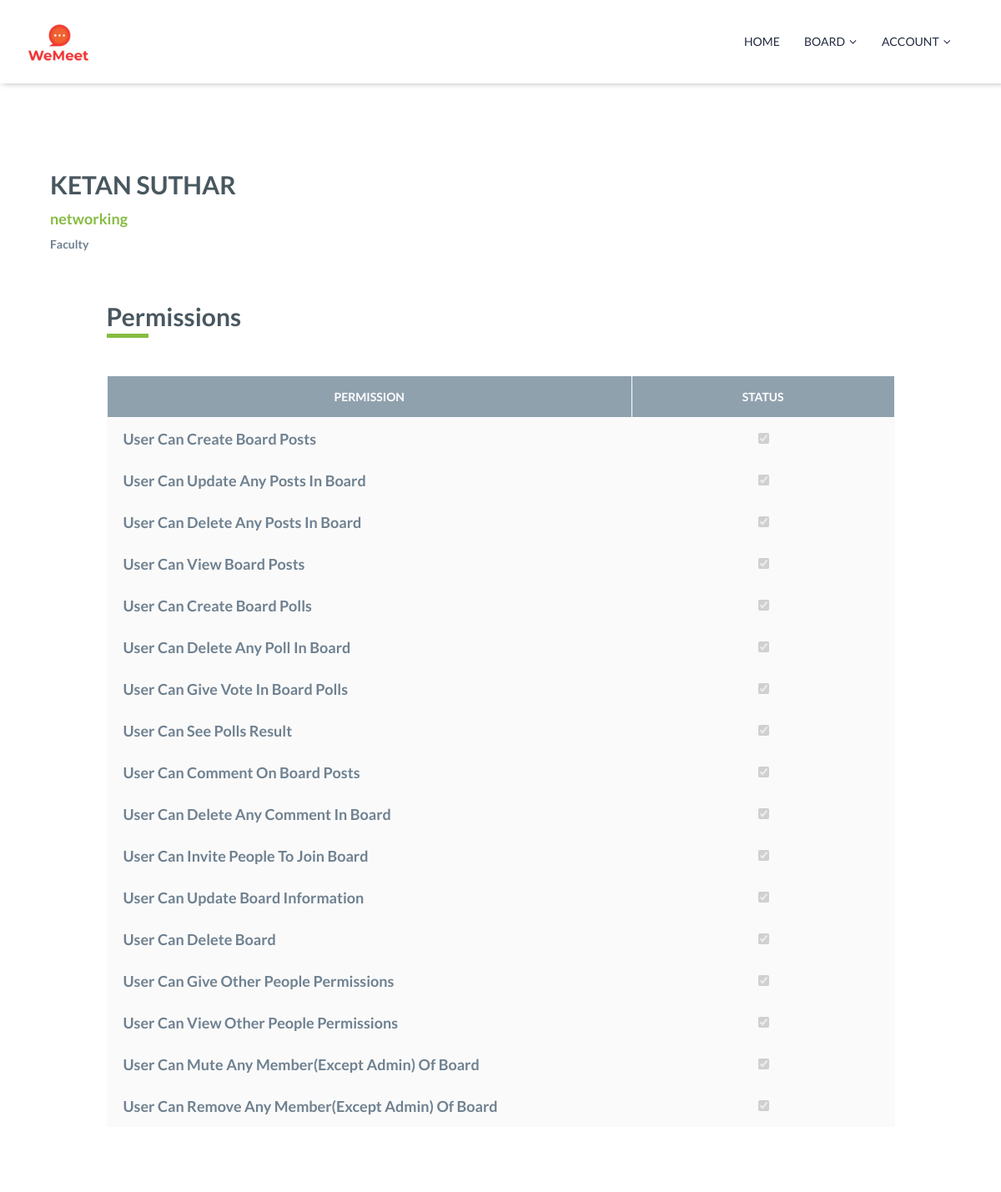
Screenshot of /board/people_board_details/8 (signed in) with the database file from the repository.
### board/models.py (models this page shows, shortened)
class BoardMembers(models.Model):
	boardId = models.ManyToManyField(Board)
	user = models.ManyToManyField(User)
	addedOn = models.DateTimeField()
	role = models.ForeignKey(Role, on_delete=models.PROTECT, null=True)
	isAdmin = models.BooleanField(default=False)
	isRemoved = models.BooleanField(default=False)
	isMuted = models.BooleanField(default=False)

class Board(models.Model):
	boardId = models.AutoField(primary_key=True)
	boardTitle = models.CharField(max_length=50)
	boardDescription = models.CharField(max_length=1000)
	createdBy = models.ForeignKey(User,
		on_delete=models.CASCADE)
	createdOn = models.DateTimeField()
	boardType = models.ForeignKey(BoardType,
		on_delete=models.CASCADE)
	isDeleted = models.BooleanField(default=0)
	token = models.CharField(max_length=6, default='')

class BoardMembersAccessRights(models.Model):
	boardMember = models.ForeignKey(BoardMembers, on_delete=models.CASCADE)
	accessRight = models.ManyToManyField(AccessRights)

### globaltables/models.py (models this page shows, shortened)
class Role(models.Model):
	boardTypeId = models.ForeignKey(BoardType, on_delete=models.CASCADE)
	roleId = models.AutoField(primary_key=True)
	role = models.CharField(max_length=20)

class AccessRights(models.Model):
	accessRightCode = models.CharField(max_length=30)
	accessRightDescription = models.CharField(max_length=100)
	def __str__(self):
		return self.accessRightDescription

### board/views.py (the view)
# urls.py: path('people_board_details/<int:boardMemberId>', views.PeopleBoardDetails.as_view(), name='people_board_details'),
@method_decorator(login_required, name='dispatch')
class PeopleBoardDetails(View):
	def get(self, request, boardMemberId):
		try:
			boardMember = BoardMembers.objects.get(pk = boardMemberId)
		except boardMember.DoesNotExist:
			boardMember = None
		accessRights = AccessRights.objects.all()
		board = BoardModel.objects.filter(boardId = boardMember.boardId.first().boardId).first()
		curr_user = request.user
		roles = Role.objects.filter(boardTypeId = board.boardType)
		roles = roles
		currRole = boardMember.role
		changeRole = []
		for role in roles:
			if role.roleId != currRole.roleId:
				changeRole.append(role)
		return render(request, 'board/peopleBoardDetails.html',
			{'boardMember':boardMember, 'accessRights':accessRights,
			'board':board, 'user':curr_user, 'roles': changeRole})

### board/templatetags/accessTags.py (called while the page is built)
@register.filter(name='getUsersAccessRights')
def getUsersAccessRights(board, user):
	usersRights = {}
	boardMember = BoardMembers.objects.filter(Q(boardId=board.boardId), Q(user=user.id)).first()
	currentRights = BoardMembersAccessRights.objects.filter(boardMember=boardMember.id)
	allRights = AccessRights.objects.all()
	for right in allRights:
		usersRights[right.accessRightCode] = 0
	for right in currentRights:
		usersRights[right.accessRight.first().accessRightCode] = 1
	return usersRights

### board/templatetags/hasAccessTags.py (called while the page is built)
@register.filter(name='hasAccess')
def hasAccess(currentAccesses, right):
	for accesse in currentAccesses:
		if accesse.accessRight.first().accessRightCode == right.accessRightCode:
			return True
	return False

@register.filter(name='currentAccesses')
def currentAccesses(boardMember):
	return BoardMembersAccessRights.objects.filter(boardMember = boardMember.id)

### globaltables/context_processors.py (called while the page is built)
def sections_processor(request):
    boardTypes = BoardType.objects.all()
    return {'boardTypes':boardTypes}

### templates/board/peopleBoardDetails.html (shortened to what this page needs)
{% extends 'base.html' %}
{% load static %}
{% block content %}
{% load accessTags %}
{% load hasAccessTags %}
{% with boardMember|currentAccesses as currentAccesses %}
{% with board|getUsersAccessRights:user as hasRight %}
<div class="section section-padding profile-teacher">
	<div class="container">
		<div class="profile-teacher-wrapper">
			<div class="teacher-info">
					<div class="teacher-des">
						<div class="title">
							{{ boardMember.user.first.first_name }}
							{{ boardMember.user.first.last_name }}
						</div>
						<a href="{% url 'board_details' boardId=boardMember.boardId.first.boardId %}">
						<h4 style="color: #86BC42;">
							{{ boardMember.boardId.first.boardTitle }}
						</h4>
						</a>
						<div class="subtitle">
								<span>{{ boardMember.role.role }}</span>
						</div>
					</div>
			</div>
		</div>
		<div class="row">
			<div class="col-sm-1"></div>
			<div class="col-sm-10">
				<div class="certificate-title underline" style="margin-top: -50px;">
					Permissions
				</div>
				<div class="course-table" style="margin-bottom: 50px;">
					<div class="table-header">
							<table class="edu-table-responsive">
									<thead>
									<tr class="heading-table">
											<th class="col-1">Permission</th>
											<th class="col-4">Status</th>
									</tr>
									</thead>
							</table>
					</div>
					<div class="table-body">
							<table class="edu-table-responsive table-hover">
									<tbody>
									{% if hasRight.CHANGE_PERMISSION and boardMember.user.first != user and boardMember.isAdmin == False %}
										{% for right in accessRights %}
											<tr class="table-row" style="text-transform:capitalize;">
													<td class="col-1" style="padding-left: 20px;">
														<h4> {{ right }} </h4>
													</td>
													<td class="col-4">
														<input type="checkbox" name="accessRight" value="{{ right.id }}"
															class="access_right_class"
														{% if currentAccesses|hasAccess:right %} checked {% endif %}>
													</td>
											</tr>
										{% endfor %}
									{% else %}
										{% for right in accessRights %}
											{% if currentAccesses|hasAccess:right %}
											<tr class="table-row" style="text-transform:capitalize;">
												<td class="col-1" style="padding-left: 20px;">
													<h4> {{ right }} </h4>
												</td>
												<td class="col-4">
													<input type="checkbox" name="accessRight" value="{{ right.id }}"
														class="access_right_class"
													{% if currentAccesses|hasAccess:right %} checked {% endif %} disabled>
												</td>
											</tr>
											{% endif %}
										{% endfor %}
									{% endif %}
									{% endwith %}
									{% endwith %}
									</tbody>
							</table>
					</div>
				</div>
			</div>
			<div class="col-sm-1"></div>
		</div>
	</div>
</div>
{% endblock content %}

### rows the page displays
BoardMembers: user.first.first_name "KETAN", user.first.last_name "SUTHAR", boardId.first.boardTitle "networking", role.role "Faculty"
AccessRights: accessRightDescription "User Can Create Board Posts", accessRightCode "☑"
AccessRights: accessRightDescription "User Can Update Any Posts In Board", accessRightCode "☑"
AccessRights: accessRightDescription "User Can Delete Any Posts In Board", accessRightCode "☑"
AccessRights: accessRightDescription "User Can View Board Posts", accessRightCode "☑"
AccessRights: accessRightDescription "User Can Create Board Polls", accessRightCode "☑"
AccessRights: accessRightDescription "User Can Delete Any Poll In Board", accessRightCode "☑"
AccessRights: accessRightDescription "User Can Give Vote In Board Polls", accessRightCode "☑"
AccessRights: accessRightDescription "User Can See Polls Result", accessRightCode "☑"
AccessRights: accessRightDescription "User Can Comment On Board Posts", accessRightCode "☑"
AccessRights: accessRightDescription "User Can Delete Any Comment In Board", accessRightCode "☑"
AccessRights: accessRightDescription "User Can Invite People To Join Board", accessRightCode "☑"
AccessRights: accessRightDescription "User Can Update Board Information", accessRightCode "☑"
AccessRights: accessRightDescription "User Can Delete Board", accessRightCode "☑"
AccessRights: accessRightDescription "User Can Give Other People Permissions", accessRightCode "☑"
AccessRights: accessRightDescription "User Can View Other People Permissions", accessRightCode "☑"
AccessRights: accessRightDescription "User Can Mute Any Member(Except Admin) Of Board", accessRightCode "☑"
AccessRights: accessRightDescription "User Can Remove Any Member(Except Admin) Of Board", accessRightCode "☑"
